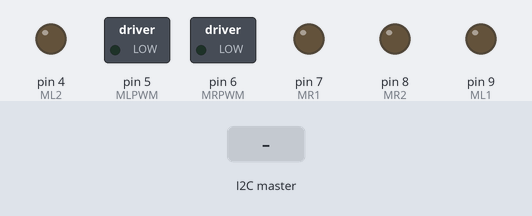
The sketch below on a simulated Arduino Nano, built with avr-gcc and run on an emulated ATmega328P. On the bench: switched loads named in the sketch (green lamp = pin HIGH), output pins drawn as LEDs (lit = HIGH). The inputs (shaded band) are chosen by the test bench.

Above: at 1.2 s.
1.3 s: the I2C master sends "F"
At 1.6 s:
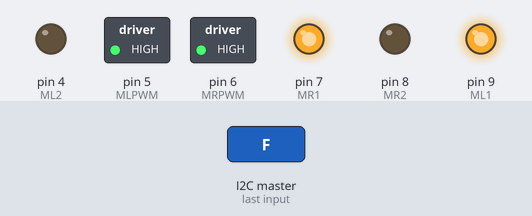
2.8 s: the I2C master sends "B"
At 4.0 s:
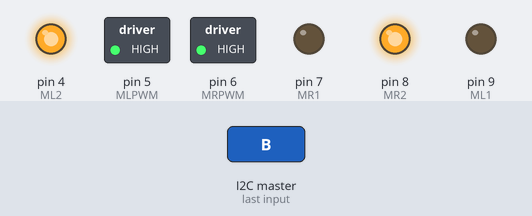
4.3 s: the I2C master sends "L"
At 5.1 s:
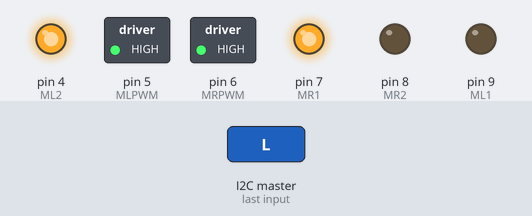
5.8 s: the I2C master sends "R"
At 6.2 s:
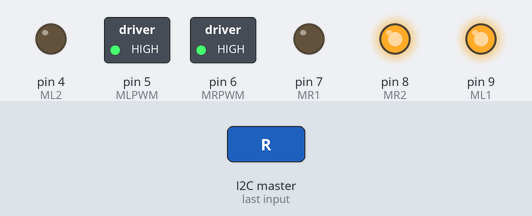
7.3 s: the I2C master sends "S"
At 8.6 s:
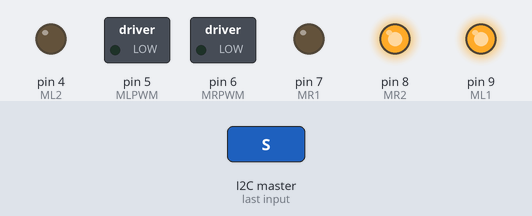
Timing chart, 0 to 9.8 s (numbered marks = the images above; inputs shaded):
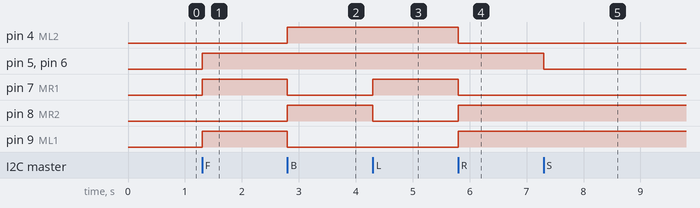

The sketch:

nano_driver.ino
```cpp
#include <Wire.h>

// ========== PINS (Lotus Nano Bot) ==========
// Left Motor
#define ML1 9
#define ML2 4
#define MLPWM 5

// Right Motor
#define MR1 7
#define MR2 8
#define MRPWM 6

// ========== I2C VARIABLES ==========
volatile char cmdBuffer[16];
volatile bool newCmdReceived = false;

void setup() {
  // I2C Slave (Address 8)
  Wire.begin(8);
  Wire.onReceive(receiveEvent);

  // Motors
  pinMode(ML1, OUTPUT);
  pinMode(ML2, OUTPUT);
  pinMode(MR1, OUTPUT);
  pinMode(MR2, OUTPUT);
  pinMode(MLPWM, OUTPUT);
  pinMode(MRPWM, OUTPUT);
  stopCar();
}

void loop() {
  if (newCmdReceived) {
    processCommand(String((char *)cmdBuffer));
    newCmdReceived = false;
  }
}

void receiveEvent(int howMany) {
  int i = 0;
  while (Wire.available() && i < 15) {
    cmdBuffer[i++] = (char)Wire.read();
  }
  cmdBuffer[i] = '\0';
  newCmdReceived = true;
}

void processCommand(String cmd) {
  char action = cmd.charAt(0);
  switch (action) {
    case 'F': forward();  break;
    case 'B': back();     break;
    case 'L': left();     break;
    case 'R': right();    break;
    case 'S': stopCar();  break;
  }
}

// ========== MOTOR CONTROLS ==========
void stopCar() {
  analogWrite(MLPWM, 0);
  analogWrite(MRPWM, 0);
}

void forward() {
  digitalWrite(ML1, HIGH); digitalWrite(ML2, LOW);
  digitalWrite(MR1, HIGH); digitalWrite(MR2, LOW);
  analogWrite(MLPWM, 255);
  analogWrite(MRPWM, 255);
}

void back() {
  digitalWrite(ML1, LOW); digitalWrite(ML2, HIGH);
  digitalWrite(MR1, LOW); digitalWrite(MR2, HIGH);
  analogWrite(MLPWM, 255);
  analogWrite(MRPWM, 255);
}

void left() {
  digitalWrite(ML1, LOW);  digitalWrite(ML2, HIGH);
  digitalWrite(MR1, HIGH); digitalWrite(MR2, LOW);
  analogWrite(MLPWM, 255);
  analogWrite(MRPWM, 255);
}

void right() {
  digitalWrite(ML1, HIGH); digitalWrite(ML2, LOW);
  digitalWrite(MR1, LOW);  digitalWrite(MR2, HIGH);
  analogWrite(MLPWM, 255);
  analogWrite(MRPWM, 255);
}
```

Measured:
- after the input at 1.3 s, pin 5 (MLPWM), pin 6 (MRPWM), pin 7 (MR1), pin 9 (ML1): LOW → HIGH at once
- after the input at 2.8 s, pin 4 (ML2), pin 8 (MR2): LOW → HIGH at once; pin 7 (MR1), pin 9 (ML1): HIGH → LOW at once
- after the input at 4.3 s, pin 7 (MR1): LOW → HIGH at once; pin 8 (MR2): HIGH → LOW at once
- after the input at 5.8 s, pin 4 (ML2), pin 7 (MR1): HIGH → LOW at once; pin 8 (MR2), pin 9 (ML1): LOW → HIGH at once
- after the input at 7.3 s, pin 5 (MLPWM), pin 6 (MRPWM): HIGH → LOW at once
